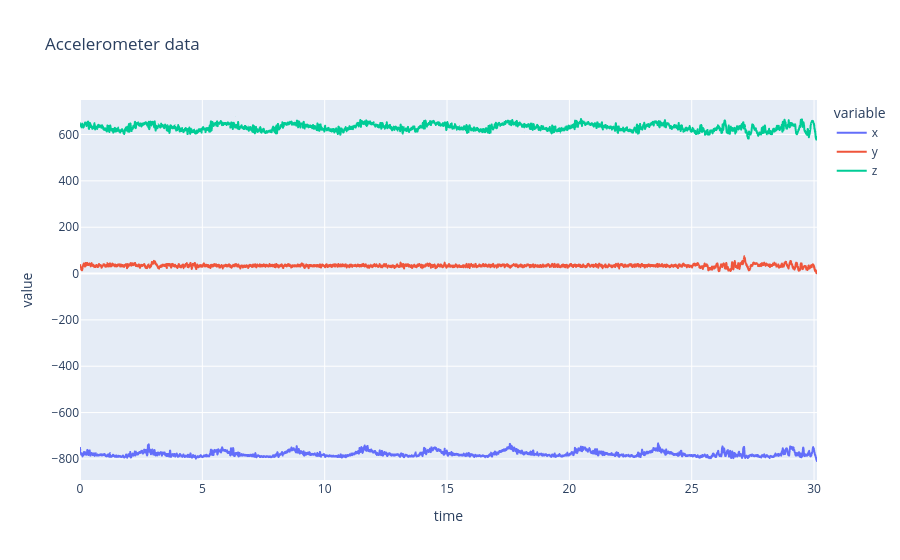

Notebook code for this chart:
### Code cell
px.line(acc_data,
        x = "time",
        y = ["x", "y", "z"],
        title = "Accelerometer data")

### Figure 1 — Plotly figure (JSON) as saved in the notebook; plotly's stock layout.template omitted (floating-point values rounded to 4 significant figures; data arrays with more than 128 entries replaced by an {"elided": "..."} marker saying what was removed)
{"data": [{"hovertemplate": "variable=x<br>time=%{x}<br>value=%{y}<extra></extra>", "legendgroup": "x", "line": {"color": "#636efa", "dash": "solid"}, "marker": {"symbol": "circle"}, "mode": "lines", "name": "x", "showlegend": true, "type": "scattergl", "x": {"elided": "6156 float values"}, "xaxis": "x", "y": {"elided": "6156 int values"}, "yaxis": "y"}, {"hovertemplate": "variable=y<br>time=%{x}<br>value=%{y}<extra></extra>", "legendgroup": "y", "line": {"color": "#EF553B", "dash": "solid"}, "marker": {"symbol": "circle"}, "mode": "lines", "name": "y", "showlegend": true, "type": "scattergl", "x": {"elided": "6156 float values"}, "xaxis": "x", "y": {"elided": "6156 int values"}, "yaxis": "y"}, {"hovertemplate": "variable=z<br>time=%{x}<br>value=%{y}<extra></extra>", "legendgroup": "z", "line": {"color": "#00cc96", "dash": "solid"}, "marker": {"symbol": "circle"}, "mode": "lines", "name": "z", "showlegend": true, "type": "scattergl", "x": {"elided": "6156 float values"}, "xaxis": "x", "y": {"elided": "6156 int values"}, "yaxis": "y"}], "layout": {"legend": {"title": {"text": "variable"}, "tracegroupgap": 0}, "title": {"text": "Accelerometer data"}, "xaxis": {"anchor": "y", "domain": [0, 1], "title": {"text": "time"}}, "yaxis": {"anchor": "x", "domain": [0, 1], "title": {"text": "value"}}}}
